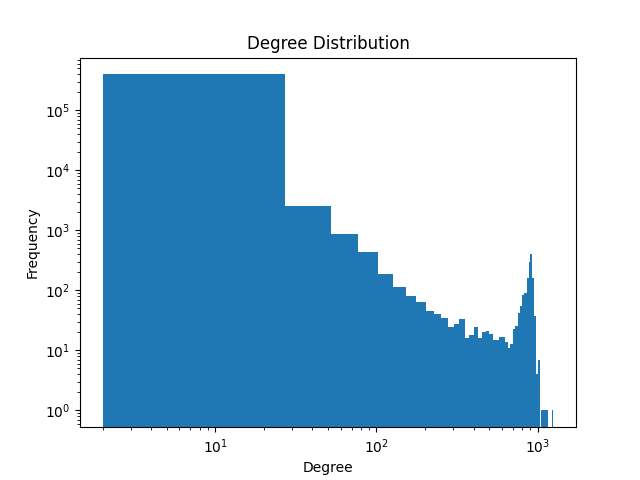

The Python source for this figure:
import networkx as nx
import matplotlib.pyplot as plt
from scipy.io import mmread

# process graph and print n and M
A = mmread("soc-twitter-follows/soc-twitter-follows.mtx").tocsr()
G = nx.from_scipy_sparse_array(A, create_using=nx.DiGraph)
print(f"number of nodes: {G.number_of_nodes()}")
print(f"number of edges: {G.number_of_edges()}")

# calculate min/max/avg degree and plot degree histogram
degrees = [d for _, d in G.degree()]
print(f"min degree: {min(degrees)}")
print(f"max degree: {max(degrees)}")
print(f"avg degree: {sum(degrees)/len(degrees):.2f}")

plt.figure()
plt.hist(degrees, bins=50)
plt.xscale("log")
plt.yscale("log")
plt.title("Degree Distribution")
plt.xlabel("Degree")
plt.ylabel("Frequency")
plt.show()

# calculate average clustering coefficient
avg_clustering = nx.average_clustering(G)
print(f"avg clustering coefficient: {avg_clustering:.4f}")

# convert graph to undirected & calculate GC size and approx diameter
print("undirected:")
components = sorted(nx.weakly_connected_components(G), key=len, reverse=True)
giant = G.subgraph(components[0])
print(f"giant component size: {giant.number_of_nodes()} nodes, {giant.number_of_edges()} edges")

giant = giant.to_undirected()
est_diameter = nx.algorithms.approximation.diameter(giant)
print("approximate diameter:", est_diameter)

# calculate community sizes
communities = nx.community.louvain_communities(G.to_undirected(), seed=18755)
for i, c in enumerate(sorted(communities, key=len, reverse=True)[:5]):
    print(f"community {i+1}: {len(c)} nodes")
